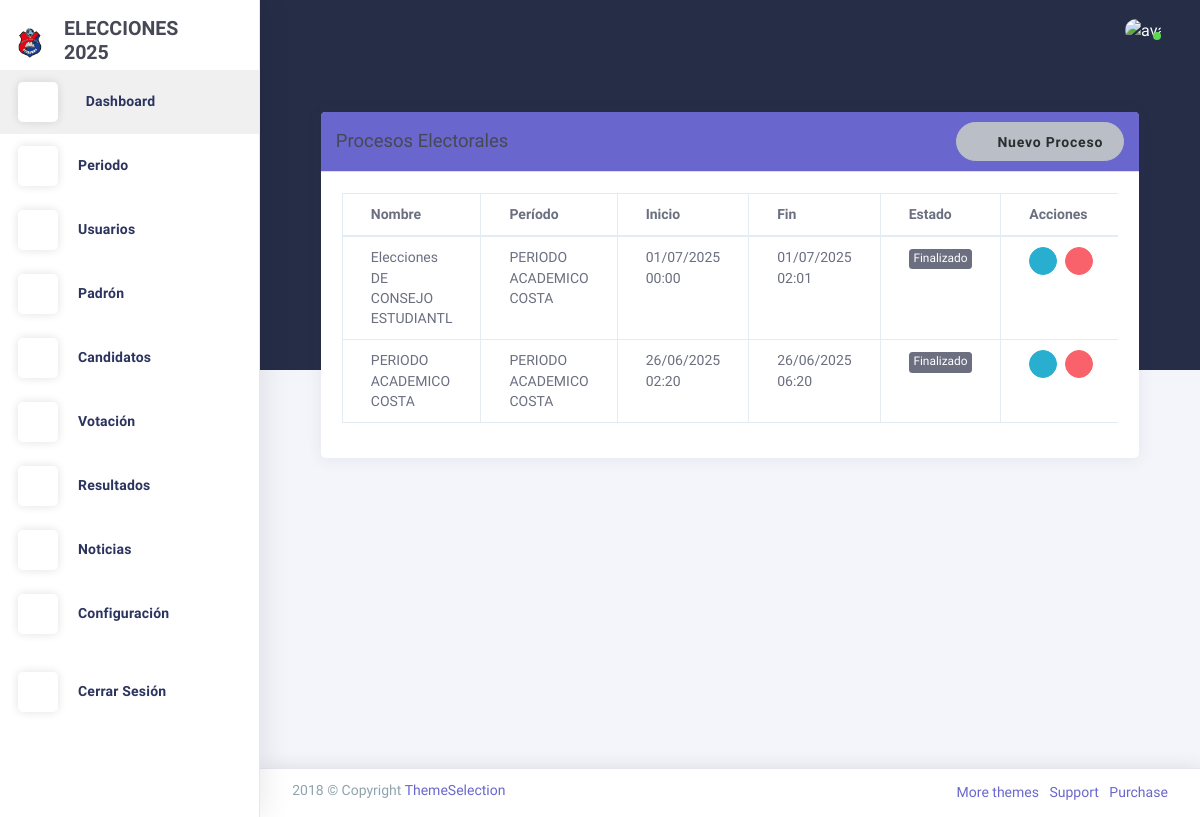
The page /votacion/lista/ on the database as committed earlier.
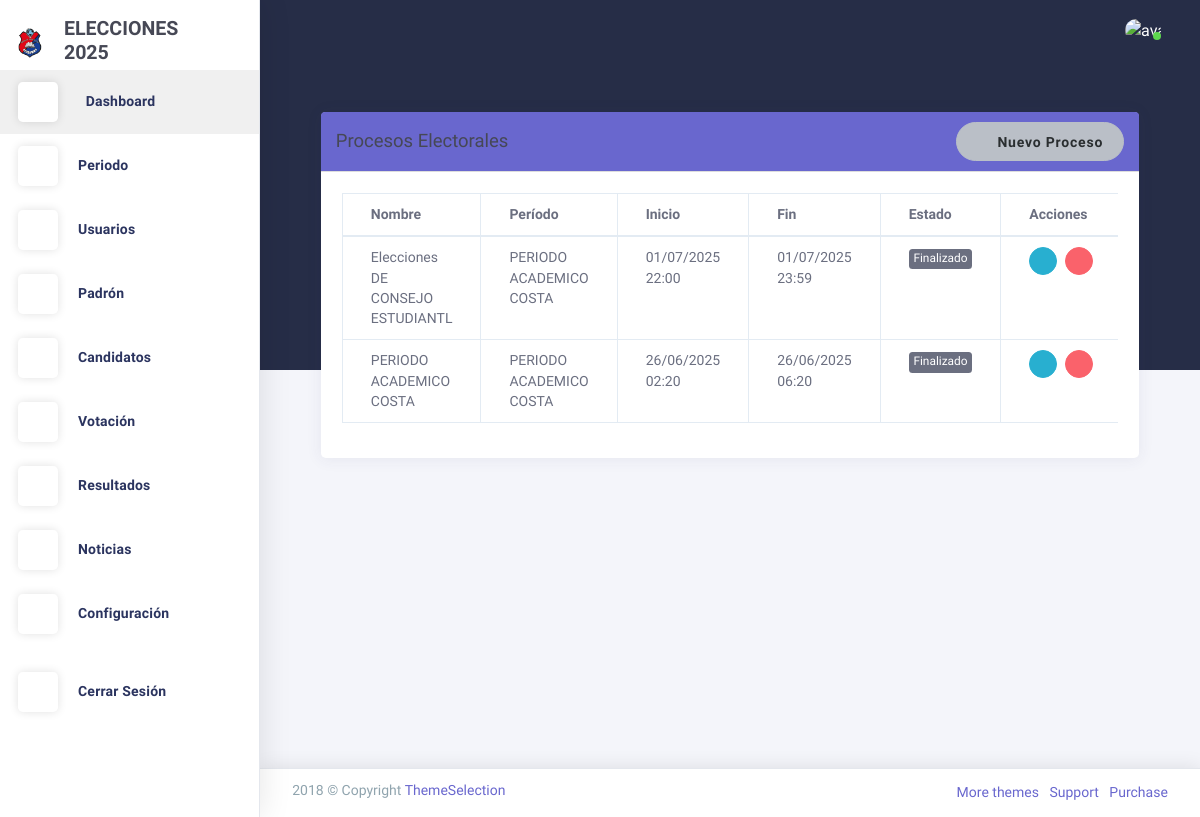
The same page on the database as committed later.
### Aplicaciones/votacion/models.py (models this page shows, shortened)
class ProcesoElectoral(models.Model):
    nombre = models.CharField(max_length=200)
    periodo = models.ForeignKey(Periodo, on_delete=models.CASCADE)
    fecha = models.DateField(help_text='Fecha de las elecciones', default=timezone.now)
    hora_inicio = models.TimeField(help_text='Hora de inicio de las elecciones', default=timezone.datetime.strptime('08:00', '%H:%M').time())
    hora_fin = models.TimeField(help_text='Hora de finalización de las elecciones', default=timezone.datetime.strptime('17:00', '%H:%M').time())
    ESTADOS = [
        ('pendiente', 'Pendiente'),
        ('activo', 'Activo'),
        ('finalizado', 'Finalizado')
    ]
    estado = models.CharField(max_length=20, choices=ESTADOS, default='pendiente')
    descripcion = models.TextField(blank=True, null=True)
    created_at = models.DateTimeField(auto_now_add=True)
    updated_at = models.DateTimeField(auto_now=True)
    def _esta_en_rango_horario(self):
        ahora = timezone.localtime(timezone.now())
        print(f"\nVerificando horario para proceso: {self.nombre}")
        print(f"Hora actual (servidor): {ahora}")
        print(f"Fecha actual: {ahora.date()}")
        print(f"Hora actual: {ahora.time()}")
        print(f"Fecha proceso: {self.fecha}")
        print(f"Hora inicio: {self.hora_inicio}")
        print(f"Hora fin: {self.hora_fin}")
        if ahora.date() == self.fecha:
            print("Es el mismo día")
            if self.hora_inicio <= ahora.time() <= self.hora_fin:
                print("Está dentro del rango de horas")
                return True
            else:
                print("NO está dentro del rango de horas")
        else:
            print("NO es el mismo día")
        return False
    def actualizar_estado(self):
        ahora = timezone.localtime(timezone.now())
        if self._esta_en_rango_horario():
            self.estado = 'activo'
        elif ahora.date() < self.fecha:
            self.estado = 'pendiente'
        elif ahora.date() == self.fecha and ahora.time() < self.hora_inicio:
            self.estado = 'pendiente'
        else:
            self.estado = 'finalizado'
        print(f"Estado final para {self.nombre}: {self.estado}")
        self.save()

### Aplicaciones/periodo/models.py (models this page shows, shortened)
class Periodo(models.Model):
    nombre = models.CharField(max_length=100, unique=True)
    fecha_inicio = models.DateField()
    fecha_fin = models.DateField()
    ESTADOS = [
        ('activo', 'Activo'),
        ('inactivo', 'Inactivo')
    ]
    estado = models.CharField(max_length=10, choices=ESTADOS, default='activo')

### Aplicaciones/votacion/views.py (the view)
# urls.py: path('lista/', views.lista_procesos, name='lista_procesos'),
def lista_procesos(request):
    procesos = ProcesoElectoral.objects.all().order_by('-fecha', '-hora_inicio')
    for proceso in procesos:
        proceso.actualizar_estado()
    periodos = Periodo.objects.filter(estado__iexact='activo')
    return render(request, 'votacion/proceso/lista.html', {
        'procesos': procesos,
        'periodos': periodos,
        'titulo': 'Lista de Procesos Electorales'
    })

### Aplicaciones/configuracion/context_processors.py (called while the page is built)
def logo_config(request):
    return {'logo_config': LogoConfig.objects.first()}

### Aplicaciones/votacion/templates/votacion/proceso/lista.html (shortened to what this page needs)
{% extends "plantilla.html" %}
{% load static %}
{% block contenido %}
<div class="container mt-3">
    <div class="card">
        <div class="card-header bg-primary text-white d-flex justify-content-between align-items-center">
            <h4 class="mb-0">Procesos Electorales</h4>
            <a href="{% url 'votacion:iniciar_proceso' %}" class="btn btn-light rounded-pill">
                <i class="la la-plus"></i> Nuevo Proceso
            </a>
        </div>
        <div class="card-body">
            {% if procesos %}
            <div class="table-responsive">
                <table class="table table-bordered">
                    <thead>
                        <tr>
                            <th>Nombre</th>
                            <th>Período</th>
                            <th>Inicio</th>
                            <th>Fin</th>
                            <th>Estado</th>
                            <th>Acciones</th>
                        </tr>
                    </thead>
                    <tbody>
                        {% for proceso in procesos %}
                        <tr>
                            <td>{{ proceso.nombre }}</td>
                            <td>{{ proceso.periodo.nombre }}</td>
                            <td>{{ proceso.fecha|date:'d/m/Y' }} {{ proceso.hora_inicio|time:'H:i' }}</td>
                            <td>{{ proceso.fecha|date:'d/m/Y' }} {{ proceso.hora_fin|time:'H:i' }}</td>
                            <td>
                                <span class="badge {% if proceso.estado == 'activo' %}badge-success{% elif proceso.estado == 'pendiente' %}badge-warning{% else %}badge-secondary{% endif %}">
                                    {{ proceso.get_estado_display }}
                                </span>
                            </td>
                            <td>
                                <div class="d-flex justify-content-center" style="gap: 8px;">
                                    <a href="{% url 'votacion:editar_proceso' proceso.id %}" class="btn btn-info p-0" style="font-size: 0.75rem; width: 28px; height: 28px; display: inline-flex; align-items: center; justify-content: center;">
                                        <i class="la la-edit"></i>
                                    </a>
                                    <a href="{% url 'votacion:eliminar_proceso' proceso.id %}" class="btn btn-danger p-0" style="font-size: 0.75rem; width: 28px; height: 28px; display: inline-flex; align-items: center; justify-content: center;">
                                        <i class="la la-trash"></i>
                                    </a>
                                </div>
                            </td>
                        </tr>
                        {% endfor %}
                    </tbody>
                </table>
            </div>
            {% endif %}
        </div>
    </div>
</div>
{% endblock %}

Rows that differ between the two databases and show on the page:
changed ProcesoElectoral "Elecciones DE CONSEJO ESTUDIANTL": hora_inicio "00:00" → "22:00"; hora_fin "02:01" → "23:59"
